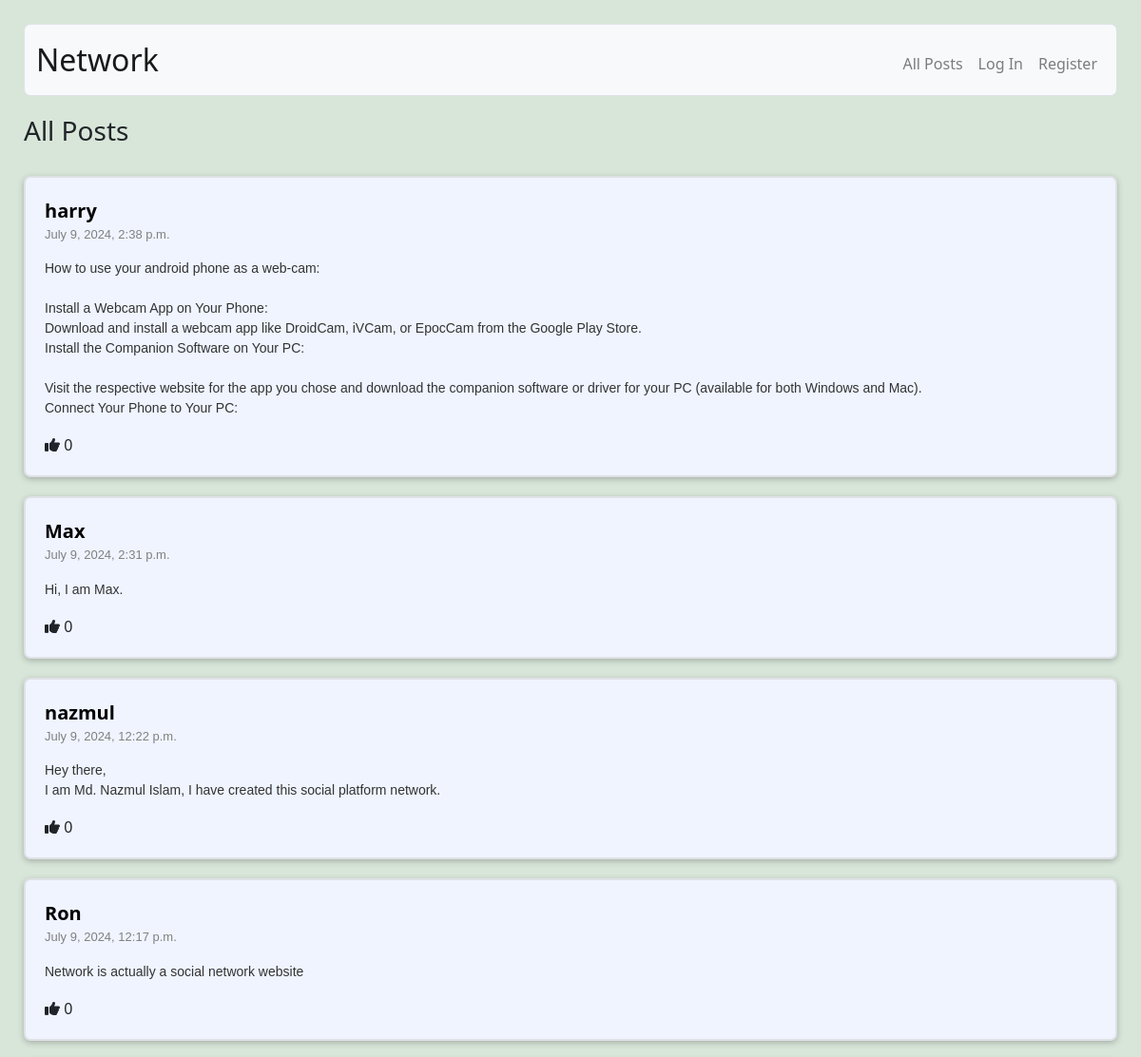
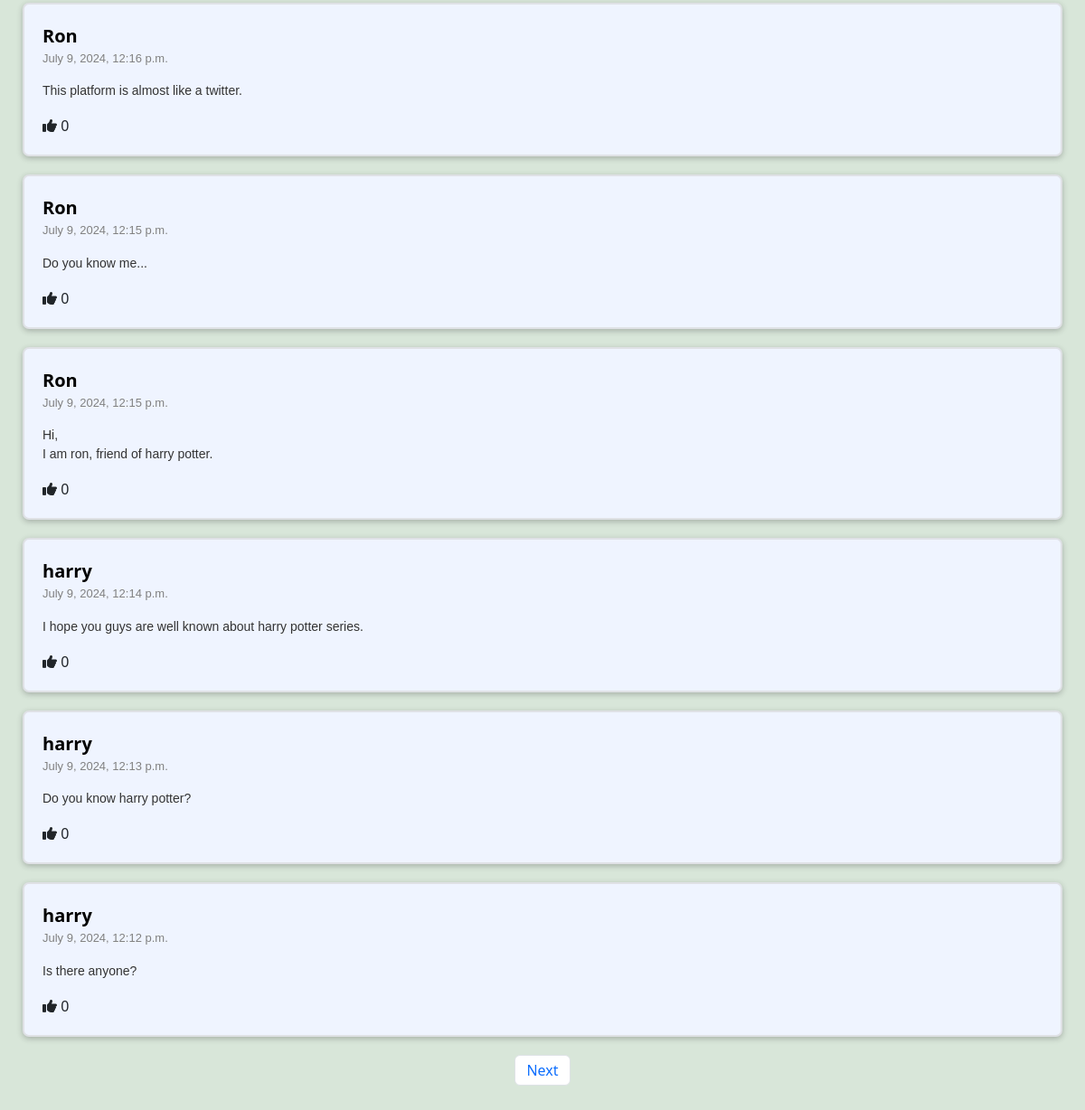
The page / on the database its author committed (2 pictures, top to bottom).
### network/models.py (models this page shows)
class Posts(models.Model):
    poster = models.ForeignKey(User, on_delete=models.CASCADE,
                               blank=True, null=True, related_name="user")
    post = models.TextField(blank=True)
    timestamp = models.DateTimeField(auto_now_add=True)
    def __str__(self):
        return f"{self.post}"

class User(AbstractUser):
    pass

### network/views.py (the view)
# urls.py: path("", views.index, name="index"),
def index(request):
    posts = Posts.objects.all()
    psts = posts.order_by("-timestamp").all()
    paginator = Paginator(psts, 10)
    page_num = request.GET.get('page')
    pstPage = paginator.get_page(page_num)
    liked_posts = []
    if request.user.is_authenticated:
        liked_posts = Like.objects.filter(
            liker=request.user).values_list('liked_post_id', flat=True)
    for post in pstPage:
        post.like_count = Like.objects.filter(liked_post=post).count()
    return render(request, "network/index.html", {
        "posts": psts,
        "title": "All Posts",
        "paginPost": pstPage,
        "liked": liked_posts,
    })

### network/templates/network/index.html (shortened to what this page needs)
{% extends "network/layout.html" %}
{% load static %}
{% block body %}
    <h3>{{ title }}</h3>
    {% for post in paginPost %}
        <div class="post" id="post-{{ post.id }}">
            <div class="text">
                <strong><a href="{% url 'profile' post.poster.id %}">{{ post.poster }}</a></strong><br>
                <p>{{ post.timestamp }}</p>
            </div>
            <div class="text" id="pst-{{ post.id }}">
        <pre class="custom" id="pstpre-{{ post.id }}">{{ post }}</pre>
            </div>
            <div class="text" id="lkd-{{ post.id }}"><i class="fas fa-thumbs-up"></i> {{ post.like_count }}</div>
        </div>
    {% empty %}
        <div class="empty">No posts yet.</div>
    {% endfor %}
    <nav aria-label="Page navigation example">
        <ul class="pagination d-flex justify-content-center">
            {% if paginPost.has_next %}
                <li class="page-item"><a class="page-link" href="?page={{ paginPost.next_page_number }}">Next</a></li>
            {% endif %}
        </ul>
    </nav>
{% endblock %}

### network/templates/network/layout.html (shortened to what this page needs)
{% load static %}
<!DOCTYPE html>
<html lang="en">
    <head>
        <link rel="stylesheet" href="https://stackpath.bootstrapcdn.com/bootstrap/4.4.1/css/bootstrap.min.css">
        <link href="https://cdn.jsdelivr.net/npm/bootstrap@5.3.3/dist/css/bootstrap.min.css" rel="stylesheet">
        <link rel="stylesheet" href="https://cdnjs.cloudflare.com/ajax/libs/font-awesome/6.0.0-beta3/css/all.min.css">
        <link href="{% static 'network/styles.css' %}" rel="stylesheet">
    </head>
    <body>
        <nav class="bg-light border navbar navbar-expand-md navbar-light">
            <div class="container-fluid">
                <a class="navbar-brand" href="{% url 'index' %}">Network</a>
                <div class="collapse navbar-collapse" id="navbar">
                <ul class="navbar-nav ms-auto mt-2">
                    <li class="nav-item">
                    <a class="nav-link" href="{% url 'index' %}">All Posts</a>
                    </li>
                    {% if user.is_authenticated %}
                        <li class="nav-item">
                            <a class="nav-link" href="{% url 'following' %}">Following</a>
                        </li>
                        <li class="nav-item">
                            <a class="nav-link" href="{% url 'newpost' %}">Create New Post</a>
                        </li>
                        <li class="nav-item">
                            <a class="nav-link" href="{% url 'logout' %}">Log Out</a>
                        </li>
                    {% else %}
                        <li class="nav-item">
                            <a class="nav-link" href="{% url 'login' %}">Log In</a>
                        </li>
                        <li class="nav-item">
                            <a class="nav-link" href="{% url 'register' %}">Register</a>
                        </li>
                    {% endif %}
                </ul>
                </div>
            </div>
          </nav>
        <div class="body">
            {% block body %}
            {% endblock %}
        </div>
    </body>
</html>

### network/static/network/styles.css (style rules this page uses)
body { margin: 20px; padding: 5px; background-color: #d8e6d9; }
strong { font-size: 20px; }
p { color: gray; font-size: 13px; font-family: arial; }
a { color: black; text-decoration: none; }
pre.custom { font-family: arial; color: #333; white-space: pre-wrap; }
.post { padding: 20px; border: 2px solid #dfe1e5; border-radius: 7px; box-shadow: 0 2px 6px rgba(32, 33, 36, .28); background-color: #eff4ff; display: flex; flex-direction: column; height: auto; width: 100%; margin: 20px 0; }
.page-item { margin: 0 auto; }
h3 { margin: 10px 0 10px 0; padding: 10px 0 10px 0; }
nav { border-radius: 7px; }
nav .navbar-brand { font-size: xx-large; }

### rows shown on the page
Posts: poster "harry", timestamp "July 9, 2024, 2:38 p.m.", post "How to use your android phone as a web-cam: Install a Webcam App on Your Phone: Download and install a webcam app like DroidCam, iVCam, or EpocCam from the Google Play Store. Install the Companion Software on Your PC: Visit the respective website for the app you chose and download the companion software or driver for your PC (available for both Windows and Mac). Connect Your Phone to Your PC:", like_count "0"
Posts: poster "Max", timestamp "July 9, 2024, 2:31 p.m.", post "Hi, I am Max.", like_count "0"
Posts: poster "nazmul", timestamp "July 9, 2024, 12:22 p.m.", post "Hey there, I am Md. Nazmul Islam, I have created this social platform network.", like_count "0"
Posts: poster "Ron", timestamp "July 9, 2024, 12:17 p.m.", post "Network is actually a social network website", like_count "0"
Posts: poster "Ron", timestamp "July 9, 2024, 12:16 p.m.", post "This platform is almost like a twitter.", like_count "0"
Posts: poster "Ron", timestamp "July 9, 2024, 12:15 p.m.", post "Do you know me...", like_count "0"
Posts: poster "Ron", timestamp "July 9, 2024, 12:15 p.m.", post "Hi, I am ron, friend of harry potter.", like_count "0"
Posts: poster "harry", timestamp "July 9, 2024, 12:14 p.m.", post "I hope you guys are well known about harry potter series.", like_count "0"
Posts: poster "harry", timestamp "July 9, 2024, 12:13 p.m.", post "Do you know harry potter?", like_count "0"
Posts: poster "harry", timestamp "July 9, 2024, 12:12 p.m.", post "Is there anyone?", like_count "0"

### other values the page prints
{{ title }} "All Posts"
